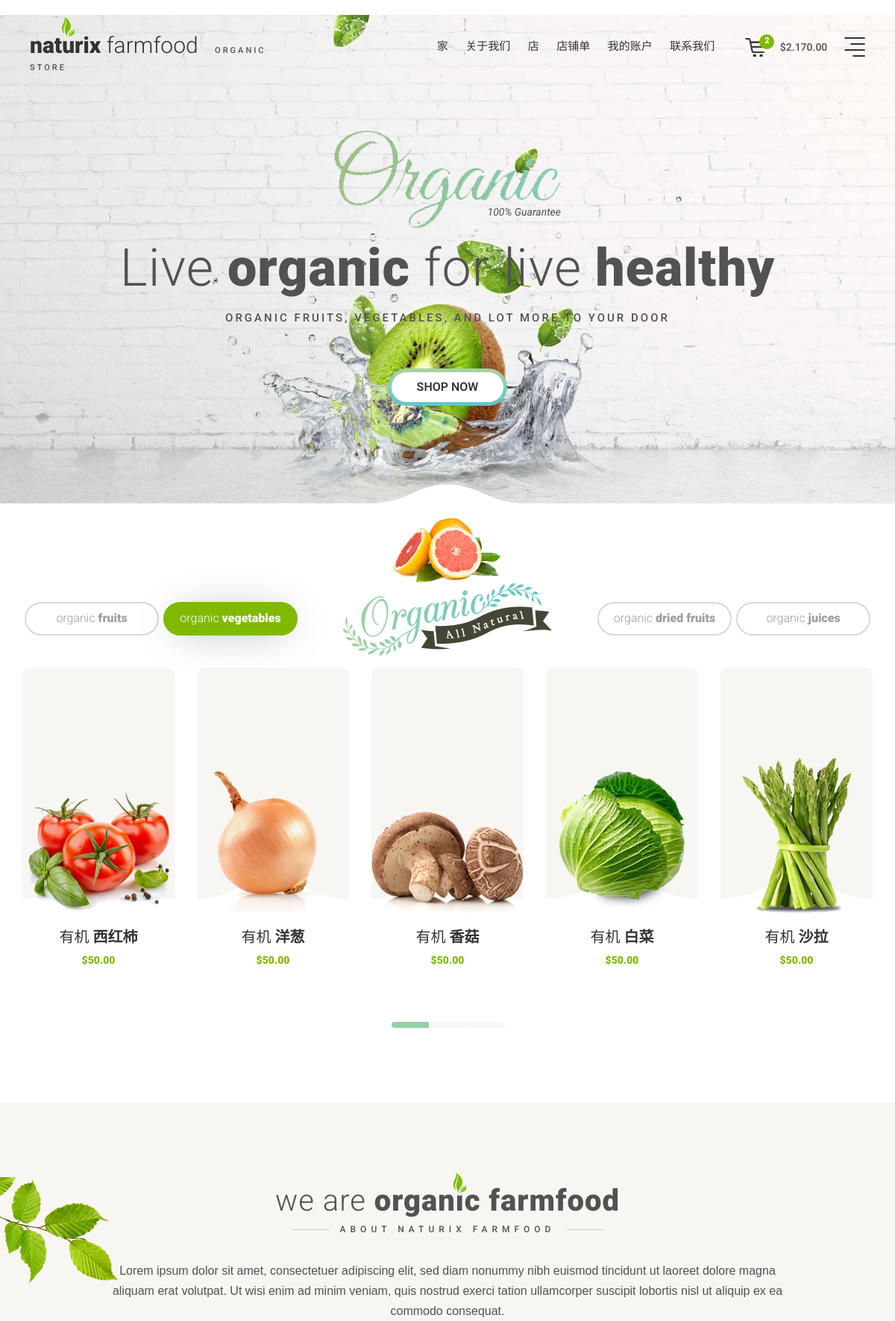
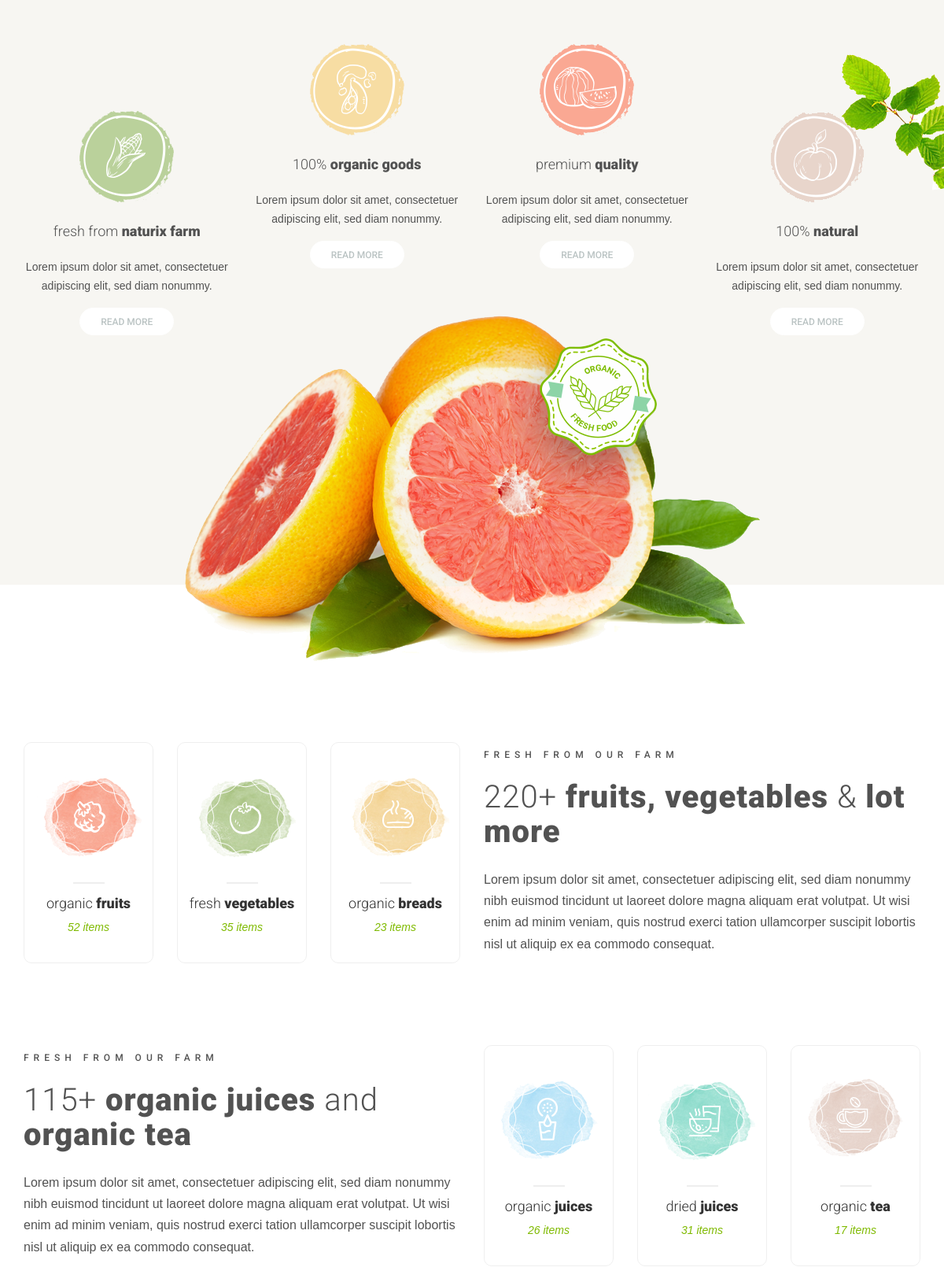
The page / (upper part) on the database its author committed (2 pictures, top to bottom).
### apps/shop/models.py (models this page shows, shortened)
class Goods(models.Model):
    name = models.CharField(max_length=20, verbose_name="商品名")
    img = models.ImageField(upload_to='img',verbose_name="商品图片")
    price = models.FloatField(verbose_name="价格")
    describe = models.CharField(max_length=100, verbose_name="描述")
    category = models.ForeignKey(Category, on_delete=models.CASCADE, verbose_name="分类")
    tags = models.ManyToManyField(Tag)

### apps/shop/views.py (the view)
# urls.py: url(r'^$', views.index, name='index'),
def index(request):
    goods = Goods.objects.all()
    return render(request, 'index.html', locals())

### templates/index.html (shortened to what this page needs)
﻿{% extends 'base.html' %}
{% block main %}
<section class="main-slide">
    <img alt=".." src="/static/assets/img/slider/slide-1.jpg"/>
    <div class="tbl-wrp slide-1">
        <div class="text-middle">
            <div class="tbl-cell">
                <div class="slide-caption container text-center">
                    <div class="slide-title">
                        <img src="/static/assets/img/icons/slide-txt-1.png" alt=""/>
                        <span>100% Guarantee</span>
                    </div>
                    <div class="slide-title2 pb-50">
                        <h2 class="section-title"><span class="light-font">Live </span> <strong>organic </strong> <span
                                class="light-font">for live </span> <strong>healthy </strong></h2>
                        <h4 class="sub-title"> ORGANIC FRUITS, VEGETABLES, AND LOT MORE TO YOUR DOOR </h4>
                    </div>
                    <div class="slide">
                        <a href="#" class="slide-btn"> Shop Now</a>
                    </div>
                </div>
            </div>
        </div>
    </div>
</section>
<section class="organic-all sec-space-bottom">
    <div class="pattern">
        <img alt="" src="/static/assets/img/icons/white-pattern.png"/>
    </div>
    <div class="section-icon">
        <img alt="" src="/static/assets/img/icons/icon-1.png"/>
    </div>
    <div class="container">
        <div class="organic-wrap">
            <img class="logo-img" alt="" src="/static/assets/img/logo/logo-1.png"/>
            <div class="tabs-box">
                <ul class="theme-tabs">
                    <li class=""><a href="#product-tab-1" data-toggle="tab"> <span class="light-font">organic </span>
                        <strong>fruits </strong> </a></li>
                    <li class="active"><a href="#product-tab-2" data-toggle="tab"> <span
                            class="light-font">organic </span> <strong>vegetables </strong> </a></li>
                    <li class=""><a href="#product-tab-3" data-toggle="tab"> <span class="light-font">organic </span>
                        <strong>juices </strong> </a></li>
                    <li class=""><a href="#product-tab-4" data-toggle="tab"> <span class="light-font">organic </span>
                        <strong>dried fruits </strong> </a></li>
                </ul>
            </div>
        </div>
    </div>
    <div class="container-fluid">
        <div class="col-md-12">
            <div class="tab-content organic-content row">
                <div id="product-tab-1" class="tab-pane fade active in">
                    <div class="product-slider-1 dots-1">
                        {% for g in goods %}
                        <div class="item">
                            <div class="product-box">
                                <div class="product-media">
                                    <img class="prod-img" alt="" src="/media/{{g.img}}"/>
                                </div>
                                <div class="product-caption">
                                    <h3 class="product-title">
                                        <a href="#"> <span class="light-font"> 有机 </span>
                                            <strong>{{g.name}}</strong></a>
                                    </h3>
                                    <div class="price">
                                        <strong class="clr-txt">$50.00 </strong>
                                    </div>
                                </div>
                            </div>
                        </div>
                        {% endfor %}
                    </div>
                </div>
            </div>
        </div>
    </div>
</section>
<section class="organic-farm sec-space-top light-bg">
    <img alt="" src="/static/assets/img/extra/sec-img-1.png" class="left-bg-img"/>
    <img alt="" src="/static/assets/img/extra/sec-img-2.png" class="center-bg-img"/>
    <div class="container rel-div">
        <div class="title-wrap">
            <h2 class="section-title"><span class="light-font">we are </span> <strong>organic farmfood <img
                    src="/static/assets/img/icons/logo-icon.png" alt=""/> </strong></h2>
            <h4 class="sub-title"><span> ABOUT naturix FARMFOOD </span></h4>
            <p>Lorem ipsum dolor sit amet, consectetuer adipiscing elit, sed diam nonummy nibh euismod tincidunt ut
                laoreet dolore magna aliquam erat volutpat. Ut wisi enim ad minim veniam, quis nostrud exerci tation
                ullamcorper suscipit lobortis nisl ut aliquip ex ea commodo consequat. </p>
        </div>
        <div class="row">
            <div class="col-md-3 col-sm-6 text-center">
                <div class="feature-wrap">
                    <img src="/static/assets/img/extra/feature-1.png" alt=""/>
                    <h3 class="title-1 ptb-15"><span class="light-font">fresh from </span> <strong> naturix
                        farm</strong></h3>
                    <p>Lorem ipsum dolor sit amet, consectetuer adipiscing elit, sed diam nonummy. </p>
                    <a href="#" class="sm-bnt-wht">Read More</a>
                </div>
            </div>
            <div class="col-md-3 col-sm-6 text-center">
                <div class="feature-wrap">
                    <img src="/static/assets/img/extra/feature-2.png" alt=""/>
                    <h3 class="title-1 ptb-15"><span class="light-font"> 100%</span> <strong> organic goods</strong>
                    </h3>
                    <p>Lorem ipsum dolor sit amet, consectetuer adipiscing elit, sed diam nonummy. </p>
                    <a href="#" class="sm-bnt-wht">Read More</a>
                </div>
            </div>
            <div class="col-md-3 col-sm-6 text-center">
                <div class="feature-wrap">
                    <img src="/static/assets/img/extra/feature-3.png" alt=""/>
                    <h3 class="title-1 ptb-15"><span class="light-font">premium </span> <strong> quality</strong></h3>
                    <p>Lorem ipsum dolor sit amet, consectetuer adipiscing elit, sed diam nonummy. </p>
                    <a href="#" class="sm-bnt-wht">Read More</a>
                </div>
            </div>
            <div class="col-md-3 col-sm-6 text-center">
                <div class="feature-wrap">
                    <img src="/static/assets/img/extra/feature-4.png" alt=""/>
                    <h3 class="title-1 ptb-15"><span class="light-font">100% </span> <strong>natural</strong></h3>
                    <p>Lorem ipsum dolor sit amet, consectetuer adipiscing elit, sed diam nonummy. </p>
                    <a href="#" class="sm-bnt-wht">Read More</a>
                </div>
            </div>
        </div>
        <div class="rel-div feature-img">
            <img src="/static/assets/img/extra/feature.png" alt=""/>
        </div>
    </div>
</section>
<section class="organic-product sec-space">
    <div class="container">
        <div class="row sec-space-top">
            <div class="col-lg-6 col-sm-12">
                <div class="row">
                    <div class="col-sm-4">
                        <div class="organic-prod">
                            <img src="/static/assets/img/extra/organic-1.png" alt=""/>
                            <span class="divider"></span>
                            <h3 class="title-1"><a href="#"> <span class="light-font">organic </span> <strong>
                                fruits</strong> </a></h3>
                            <a class="clr-txt font-2" href="#"> <i> 52 items </i> </a>
                        </div>
                    </div>
                    <div class="col-sm-4">
                        <div class="organic-prod">
                            <img src="/static/assets/img/extra/organic-2.png" alt=""/>
                            <span class="divider"></span>
                            <h3 class="title-1"><a href="#"> <span class="light-font">fresh </span> <strong>
                                vegetables</strong> </a></h3>
                            <a class="clr-txt font-2" href="#"> <i> 35 items </i> </a>
                        </div>
                    </div>
                    <div class="col-sm-4">
                        <div class="organic-prod">
                            <img src="/static/assets/img/extra/organic-3.png" alt=""/>
                            <span class="divider"></span>
                            <h3 class="title-1"><a href="#"> <span class="light-font">organic </span> <strong>
                                breads</strong> </a></h3>
                            <a class="clr-txt font-2" href="#"> <i> 23 items </i> </a>
                        </div>
                    </div>
                </div>
            </div>
            <div class="col-lg-6 col-sm-12">
                <div class="organic-prod-info">
                    <h4 class="sub-title"> FRESH FROM OUR FARM </h4>
                    <h2 class="section-title ptb-15"><span class="light-font">220+ </span> <strong>fruits,
                        vegetables </strong> <span class="light-font"> & </span> <strong> lot more</strong></h2>
                    <p class="fsz-16">Lorem ipsum dolor sit amet, consectetuer adipiscing elit, sed diam nonummy nibh
                        euismod tincidunt ut laoreet dolore magna aliquam erat volutpat. Ut wisi enim ad minim veniam,
                        quis nostrud exerci tation ullamcorper suscipit lobortis nisl ut aliquip ex ea commodo
                        consequat. </p>
                </div>
            </div>
        </div>
        <div class="row sec-space-top">
            <div class="col-lg-6 col-sm-12">
                <div class="organic-prod-info">
                    <h4 class="sub-title"> FRESH FROM OUR FARM </h4>
                    <h2 class="section-title ptb-15"><span class="light-font">115+ </span> <strong>organic
                        juices </strong> <span class="light-font"> and </span> <strong> organic tea</strong></h2>
                    <p class="fsz-16">Lorem ipsum dolor sit amet, consectetuer adipiscing elit, sed diam nonummy nibh
                        euismod tincidunt ut laoreet dolore magna aliquam erat volutpat. Ut wisi enim ad minim veniam,
                        quis nostrud exerci tation ullamcorper suscipit lobortis nisl ut aliquip ex ea commodo
                        consequat. </p>
                </div>
            </div>
            <div class="col-lg-6 col-sm-12">
                <div class="row">
                    <div class="col-sm-4">
                        <div class="organic-prod">
                            <img src="/static/assets/img/extra/organic-4.png" alt=""/>
                            <span class="divider"></span>
                            <h3 class="title-1"><a href="#"> <span class="light-font">organic </span> <strong>
                                juices</strong> </a></h3>
                            <a class="clr-txt font-2" href="#"> <i> 26 items </i> </a>
                        </div>
                    </div>
                    <div class="col-sm-4">
                        <div class="organic-prod">
                            <img src="/static/assets/img/extra/organic-5.png" alt=""/>
                            <span class="divider"></span>
                            <h3 class="title-1"><a href="#"> <span class="light-font">dried </span> <strong>
                                juices</strong> </a></h3>
                            <a class="clr-txt font-2" href="#"> <i> 31 items </i> </a>
                        </div>
                    </div>
                    <div class="col-sm-4">
                        <div class="organic-prod">
                            <img src="/static/assets/img/extra/organic-6.png" alt=""/>
                            <span class="divider"></span>
                            <h3 class="title-1"><a href="#"> <span class="light-font">organic </span> <strong>
                                tea</strong> </a></h3>
                            <a class="clr-txt font-2" href="#"> <i> 17 items </i> </a>
                        </div>
                    </div>
                </div>
            </div>
        </div>
    </div>
</section>
{% endblock %}

### rows shown on the page
Goods: img (picture), name "西红柿"
Goods: img (picture), name "洋葱"
Goods: img (picture), name "香菇"
Goods: img (picture), name "白菜"
Goods: img (picture), name "沙拉"
